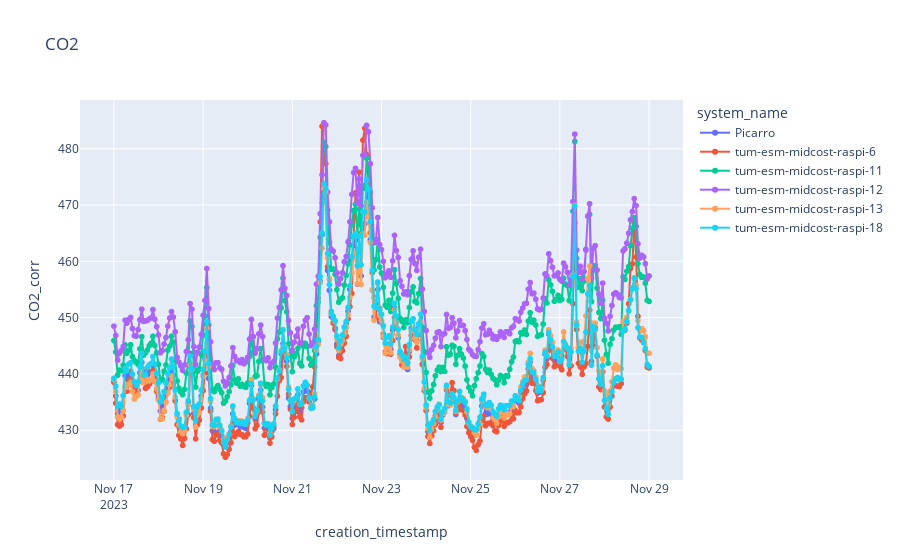
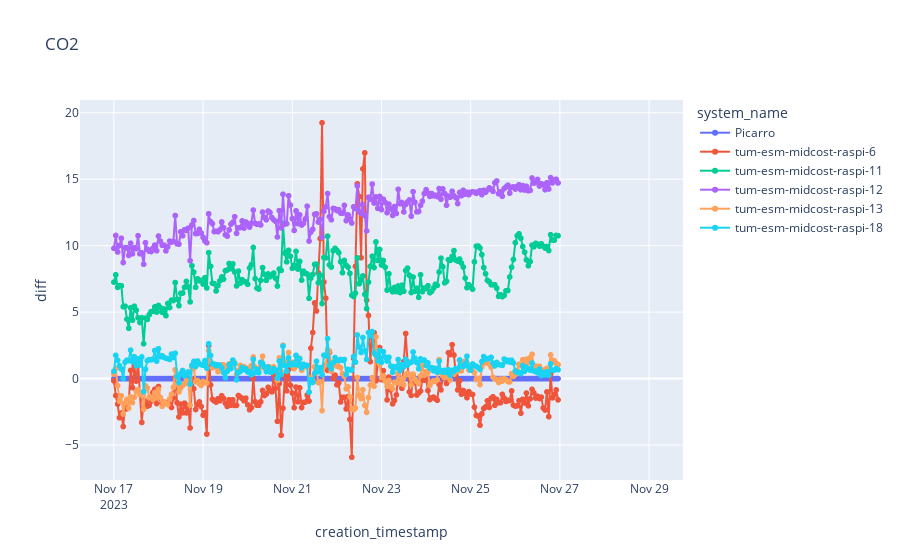

Notebook cell for these charts, in order:
### Code cell
import plotly.express as px

fig = px.line(df_cal_cor, x="creation_timestamp", y=f"CO2_corr", markers=True, title = "CO2", color="system_name")
fig.show()

fig = px.line(df_cal_cor, x="creation_timestamp", y=f"diff", markers=True, title = "CO2", color="system_name")
fig.show()

### Figure 1 — Plotly figure (JSON) as saved in the notebook; plotly's stock layout.template omitted (floating-point values rounded to 4 significant figures; data arrays with more than 128 entries replaced by an {"elided": "..."} marker saying what was removed)
{"data": [{"hovertemplate": "system_name=Picarro<br>creation_timestamp=%{x}<br>CO2_corr=%{y}<extra></extra>", "legendgroup": "Picarro", "line": {"color": "#636efa", "dash": "solid"}, "marker": {"symbol": "circle"}, "mode": "markers+lines", "name": "Picarro", "showlegend": true, "type": "scattergl", "x": {"elided": "240 str values"}, "xaxis": "x", "y": {"elided": "240 float values"}, "yaxis": "y"}, {"hovertemplate": "system_name=tum-esm-midcost-raspi-6<br>creation_timestamp=%{x}<br>CO2_corr=%{y}<extra></extra>", "legendgroup": "tum-esm-midcost-raspi-6", "line": {"color": "#EF553B", "dash": "solid"}, "marker": {"symbol": "circle"}, "mode": "markers+lines", "name": "tum-esm-midcost-raspi-6", "showlegend": true, "type": "scattergl", "x": {"elided": "289 str values"}, "xaxis": "x", "y": {"elided": "289 float values"}, "yaxis": "y"}, {"hovertemplate": "system_name=tum-esm-midcost-raspi-11<br>creation_timestamp=%{x}<br>CO2_corr=%{y}<extra></extra>", "legendgroup": "tum-esm-midcost-raspi-11", "line": {"color": "#00cc96", "dash": "solid"}, "marker": {"symbol": "circle"}, "mode": "markers+lines", "name": "tum-esm-midcost-raspi-11", "showlegend": true, "type": "scattergl", "x": {"elided": "289 str values"}, "xaxis": "x", "y": {"elided": "289 float values"}, "yaxis": "y"}, {"hovertemplate": "system_name=tum-esm-midcost-raspi-12<br>creation_timestamp=%{x}<br>CO2_corr=%{y}<extra></extra>", "legendgroup": "tum-esm-midcost-raspi-12", "line": {"color": "#ab63fa", "dash": "solid"}, "marker": {"symbol": "circle"}, "mode": "markers+lines", "name": "tum-esm-midcost-raspi-12", "showlegend": true, "type": "scattergl", "x": {"elided": "289 str values"}, "xaxis": "x", "y": {"elided": "289 float values"}, "yaxis": "y"}, {"hovertemplate": "system_name=tum-esm-midcost-raspi-13<br>creation_timestamp=%{x}<br>CO2_corr=%{y}<extra></extra>", "legendgroup": "tum-esm-midcost-raspi-13", "line": {"color": "#FFA15A", "dash": "solid"}, "marker": {"symbol": "circle"}, "mode": "markers+lines", "name": "tum-esm-midcost-raspi-13", "showlegend": true, "type": "scattergl", "x": {"elided": "289 str values"}, "xaxis": "x", "y": {"elided": "289 float values"}, "yaxis": "y"}, {"hovertemplate": "system_name=tum-esm-midcost-raspi-18<br>creation_timestamp=%{x}<br>CO2_corr=%{y}<extra></extra>", "legendgroup": "tum-esm-midcost-raspi-18", "line": {"color": "#19d3f3", "dash": "solid"}, "marker": {"symbol": "circle"}, "mode": "markers+lines", "name": "tum-esm-midcost-raspi-18", "showlegend": true, "type": "scattergl", "x": {"elided": "289 str values"}, "xaxis": "x", "y": {"elided": "289 float values"}, "yaxis": "y"}], "layout": {"legend": {"title": {"text": "system_name"}, "tracegroupgap": 0}, "title": {"text": "CO2"}, "xaxis": {"anchor": "y", "domain": [0, 1], "title": {"text": "creation_timestamp"}}, "yaxis": {"anchor": "x", "domain": [0, 1], "title": {"text": "CO2_corr"}}}}

### Figure 2 — Plotly figure (JSON) as saved in the notebook; plotly's stock layout.template omitted (floating-point values rounded to 4 significant figures; data arrays with more than 128 entries replaced by an {"elided": "..."} marker saying what was removed)
{"data": [{"hovertemplate": "system_name=Picarro<br>creation_timestamp=%{x}<br>diff=%{y}<extra></extra>", "legendgroup": "Picarro", "line": {"color": "#636efa", "dash": "solid"}, "marker": {"symbol": "circle"}, "mode": "markers+lines", "name": "Picarro", "showlegend": true, "type": "scattergl", "x": {"elided": "240 str values"}, "xaxis": "x", "y": {"elided": "240 int values"}, "yaxis": "y"}, {"hovertemplate": "system_name=tum-esm-midcost-raspi-6<br>creation_timestamp=%{x}<br>diff=%{y}<extra></extra>", "legendgroup": "tum-esm-midcost-raspi-6", "line": {"color": "#EF553B", "dash": "solid"}, "marker": {"symbol": "circle"}, "mode": "markers+lines", "name": "tum-esm-midcost-raspi-6", "showlegend": true, "type": "scattergl", "x": {"elided": "289 str values"}, "xaxis": "x", "y": {"elided": "289 float values"}, "yaxis": "y"}, {"hovertemplate": "system_name=tum-esm-midcost-raspi-11<br>creation_timestamp=%{x}<br>diff=%{y}<extra></extra>", "legendgroup": "tum-esm-midcost-raspi-11", "line": {"color": "#00cc96", "dash": "solid"}, "marker": {"symbol": "circle"}, "mode": "markers+lines", "name": "tum-esm-midcost-raspi-11", "showlegend": true, "type": "scattergl", "x": {"elided": "289 str values"}, "xaxis": "x", "y": {"elided": "289 float values"}, "yaxis": "y"}, {"hovertemplate": "system_name=tum-esm-midcost-raspi-12<br>creation_timestamp=%{x}<br>diff=%{y}<extra></extra>", "legendgroup": "tum-esm-midcost-raspi-12", "line": {"color": "#ab63fa", "dash": "solid"}, "marker": {"symbol": "circle"}, "mode": "markers+lines", "name": "tum-esm-midcost-raspi-12", "showlegend": true, "type": "scattergl", "x": {"elided": "289 str values"}, "xaxis": "x", "y": {"elided": "289 float values"}, "yaxis": "y"}, {"hovertemplate": "system_name=tum-esm-midcost-raspi-13<br>creation_timestamp=%{x}<br>diff=%{y}<extra></extra>", "legendgroup": "tum-esm-midcost-raspi-13", "line": {"color": "#FFA15A", "dash": "solid"}, "marker": {"symbol": "circle"}, "mode": "markers+lines", "name": "tum-esm-midcost-raspi-13", "showlegend": true, "type": "scattergl", "x": {"elided": "289 str values"}, "xaxis": "x", "y": {"elided": "289 float values"}, "yaxis": "y"}, {"hovertemplate": "system_name=tum-esm-midcost-raspi-18<br>creation_timestamp=%{x}<br>diff=%{y}<extra></extra>", "legendgroup": "tum-esm-midcost-raspi-18", "line": {"color": "#19d3f3", "dash": "solid"}, "marker": {"symbol": "circle"}, "mode": "markers+lines", "name": "tum-esm-midcost-raspi-18", "showlegend": true, "type": "scattergl", "x": {"elided": "289 str values"}, "xaxis": "x", "y": {"elided": "289 float values"}, "yaxis": "y"}], "layout": {"legend": {"title": {"text": "system_name"}, "tracegroupgap": 0}, "title": {"text": "CO2"}, "xaxis": {"anchor": "y", "domain": [0, 1], "title": {"text": "creation_timestamp"}}, "yaxis": {"anchor": "x", "domain": [0, 1], "title": {"text": "diff"}}}}
